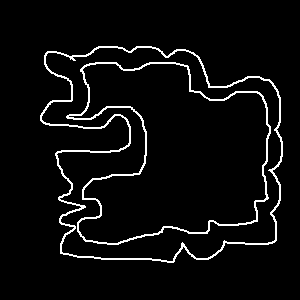
#> input picture computervision/article-research/sift-algorithm/sift-template/resim3.png, 300 x 300 px, found by its file name; the run also reads 1 picture not shown here
$ python SiftTemplate.py
#> lines starting #> are read from the running program, lines starting #| are printed output that depends on the picture; after the words box and inside, x2 and y2 are one past the last pixel; in counts of white or black regions, pixels touching at a corner belong together
"""
 @author saozd
 @project pytonworkspace SiftTemplate
 @date 15 Ara 2023
 <p>
 @description:
"""
import cv2
import numpy as np

def sift_feature_matching(img1_path, img2_path):
    # Görüntüleri oku
    img1 = cv2.imread(img1_path, cv2.IMREAD_GRAYSCALE)
#> img1: shape (300, 300); values 0 (black) and 127 (white), 4.8% white in thin lines or dots, all inside (x1, y1, x2, y2) = (40, 46, 283, 263)
    img2 = cv2.imread(img2_path, cv2.IMREAD_GRAYSCALE)

    # SIFT özellik çıkarıcıyı oluştur
    sift = cv2.SIFT_create()

    # Keypoint'leri ve açıklıkları bul
    kp1, des1 = sift.detectAndCompute(img1, None)
#> kp1 = 106 keypoints; strongest (x, y, size): (61, 252, 2), (83, 207, 3), (183, 245, 2.9), (192, 255, 2)
    kp2, des2 = sift.detectAndCompute(img2, None)
#> kp2 has the same summary as kp1

    # Brute-Force Matcher'ı oluştur
    bf = cv2.BFMatcher()

    # İki görüntü arasındaki eşleştirmeleri bul
    matches = bf.knnMatch(des1, des2, k=2)
#> matches = 106 matches

    # Eşleştirmeleri iyi eşleştirmelerle filtrele
    good_matches = []
    for m, n in matches:
        if m.distance < 0.75 * n.distance:
            good_matches.append(m)
#> this loop made 106 passes
#> after the loop, good_matches = 106 matches

    # Eşleşmeleri görselleştir
    img_matches = cv2.drawMatches(img1, kp1, img2, kp2, good_matches, None, flags=cv2.DrawMatchesFlags_NOT_DRAW_SINGLE_POINTS)
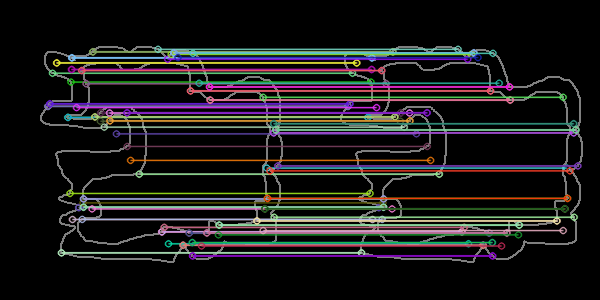
#> img_matches: shape (300, 600, 3); mean of channels 0, 1, 2 26.9, 26.2, 27.9; drawn as B, G, R

    # Sonucu göster
    cv2.imshow("SIFT Feature Matching", img_matches)
    cv2.waitKey(0)
    cv2.destroyAllWindows()

# Örnek kullanım
if __name__ == "__main__":

    img1_path = "E:/PycharmProjects/pytonworkspace/computervision/article-research/sift-algorithm/sift-template/resim3.png"
    img2_path = "E:/PycharmProjects/pytonworkspace/computervision/article-research/sift-algorithm/sift-template/resim4.png"
    sift_feature_matching(img1_path, img2_path)
